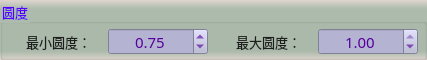
      <widget class="QGroupBox" name="groupCamera_5">
       <property name="geometry">
        <rect>
         <x>9</x>
         <y>316</y>
         <width>427</width>
         <height>60</height>
        </rect>
       </property>
       <property name="font">
        <font>
         <family>微软雅黑</family>
         <pointsize>10</pointsize>
        </font>
       </property>
       <property name="styleSheet">
        <string notr="true">background-color: qlineargradient(x1:0, y1:0, x2:0, y2:1, stop:0 #dfd5cf, stop: 0.15 #acbbac, stop: 0.85 #acbbac,stop:1 #dfd5cf);
color: rgb(85, 0, 255);</string>
       </property>
       <property name="title">
        <string>圆度</string>
       </property>
       <widget class="QDoubleSpinBox" name="spinMinCircularity">
        <property name="geometry">
         <rect>
          <x>108</x>
          <y>28</y>
          <width>100</width>
          <height>27</height>
         </rect>
        </property>
        <property name="sizePolicy">
         <sizepolicy hsizetype="Fixed" vsizetype="Fixed">
          <horstretch>0</horstretch>
          <verstretch>0</verstretch>
         </sizepolicy>
        </property>
        <property name="minimumSize">
         <size>
          <width>100</width>
          <height>25</height>
         </size>
        </property>
        <property name="font">
         <font>
          <family>微软雅黑</family>
          <pointsize>11</pointsize>
         </font>
        </property>
        <property name="styleSheet">
         <string notr="true">QWidget{color: rgb(85, 0, 155);background-color: rgb(180, 180, 210);}
QDoubleSpinBox::up-button{
    border:transparent;
}
QDoubleSpinBox::down-button{
    border:transparent;
}
QDoubleSpinBox::up-arrow{
    image:url(:/resource/up.png);
}
QDoubleSpinBox::down-arrow{
    image:url(:/resource/down.png);
}</string>
        </property>
        <property name="alignment">
         <set>Qt::AlignCenter</set>
        </property>
        <property name="decimals">
         <number>2</number>
        </property>
        <property name="maximum">
         <double>0.990000000000000</double>
        </property>
        <property name="singleStep">
         <double>0.100000000000000</double>
        </property>
        <property name="value">
         <double>0.750000000000000</double>
        </property>
       </widget>
       <widget class="QLabel" name="label_9">
        <property name="geometry">
         <rect>
          <x>26</x>
          <y>32</y>
          <width>79</width>
          <height>19</height>
         </rect>
        </property>
        <property name="font">
         <font>
          <family>微软雅黑</family>
          <pointsize>10</pointsize>
          <weight>50</weight>
          <bold>false</bold>
         </font>
        </property>
        <property name="styleSheet">
         <string notr="true">color: rgb(30, 30, 30);
background: transparent;</string>
        </property>
        <property name="text">
         <string>最小圆度：</string>
        </property>
       </widget>
       <widget class="QLabel" name="label_10">
        <property name="geometry">
         <rect>
          <x>236</x>
          <y>32</y>
          <width>79</width>
          <height>19</height>
         </rect>
        </property>
        <property name="font">
         <font>
          <family>微软雅黑</family>
          <pointsize>10</pointsize>
          <weight>50</weight>
          <bold>false</bold>
         </font>
        </property>
        <property name="styleSheet">
         <string notr="true">color: rgb(30, 30, 30);
background: transparent;</string>
        </property>
        <property name="text">
         <string>最大圆度：</string>
        </property>
       </widget>
       <widget class="QDoubleSpinBox" name="spinMaxCircularity">
        <property name="geometry">
         <rect>
          <x>318</x>
          <y>28</y>
          <width>100</width>
          <height>27</height>
         </rect>
        </property>
        <property name="sizePolicy">
         <sizepolicy hsizetype="Fixed" vsizetype="Fixed">
          <horstretch>0</horstretch>
          <verstretch>0</verstretch>
         </sizepolicy>
        </property>
        <property name="minimumSize">
         <size>
          <width>100</width>
          <height>25</height>
         </size>
        </property>
        <property name="font">
         <font>
          <family>微软雅黑</family>
          <pointsize>11</pointsize>
         </font>
        </property>
        <property name="styleSheet">
         <string notr="true">QWidget{color: rgb(85, 0, 155);background-color: rgb(180, 180, 210);}
QDoubleSpinBox::up-button{
    border:transparent;
}
QDoubleSpinBox::down-button{
    border:transparent;
}
QDoubleSpinBox::up-arrow{
    image:url(:/resource/up.png);
}
QDoubleSpinBox::down-arrow{
    image:url(:/resource/down.png);
}</string>
        </property>
        <property name="alignment">
         <set>Qt::AlignCenter</set>
        </property>
        <property name="decimals">
         <number>2</number>
        </property>
        <property name="minimum">
         <double>0.010000000000000</double>
        </property>
        <property name="maximum">
         <double>1.000000000000000</double>
        </property>
        <property name="singleStep">
         <double>0.100000000000000</double>
        </property>
        <property name="value">
         <double>1.000000000000000</double>
        </property>
       </widget>
      </widget>
